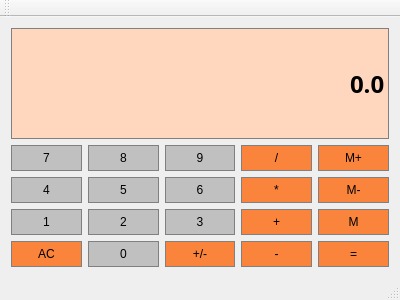
<?xml version="1.0" encoding="UTF-8"?>
<ui version="4.0">
 <class>Calculator</class>
 <widget class="QMainWindow" name="Calculator">
  <property name="geometry">
   <rect>
    <x>0</x>
    <y>0</y>
    <width>400</width>
    <height>300</height>
   </rect>
  </property>
  <property name="windowTitle">
   <string>Calculator</string>
  </property>
  <widget class="QWidget" name="centralWidget">
   <layout class="QGridLayout" name="gridLayout">
    <item row="2" column="0">
     <widget class="QPushButton" name="Button4">
      <property name="styleSheet">
       <string notr="true">QPushButton{
	background-color: #c0c0c0;
	border: 1px solid gray;
	padding: 5px;
}
QPushButton:pressed{
	background-color: #a9a9a9;
	border: 1px solid gray;
	padding: 5px;
}</string>
      </property>
      <property name="text">
       <string>4</string>
      </property>
     </widget>
    </item>
    <item row="1" column="2">
     <widget class="QPushButton" name="Button9">
      <property name="styleSheet">
       <string notr="true">QPushButton{
	background-color: #c0c0c0;
	border: 1px solid gray;
	padding: 5px;
}
QPushButton:pressed{
	background-color: #a9a9a9;
	border: 1px solid gray;
	padding: 5px;
}</string>
      </property>
      <property name="text">
       <string>9</string>
      </property>
     </widget>
    </item>
    <item row="1" column="0">
     <widget class="QPushButton" name="Button7">
      <property name="styleSheet">
       <string notr="true">QPushButton{
	background-color: #c0c0c0;
	border: 1px solid gray;
	padding: 5px;
}
QPushButton:pressed{
	background-color: #a9a9a9;
	border: 1px solid gray;
	padding: 5px;
}</string>
      </property>
      <property name="text">
       <string>7</string>
      </property>
     </widget>
    </item>
    <item row="0" column="0" colspan="5">
     <widget class="QLineEdit" name="Display">
      <property name="sizePolicy">
       <sizepolicy hsizetype="Preferred" vsizetype="Expanding">
        <horstretch>0</horstretch>
        <verstretch>0</verstretch>
       </sizepolicy>
      </property>
      <property name="font">
       <font>
        <family>Gadugi</family>
        <pointsize>18</pointsize>
        <weight>75</weight>
        <bold>true</bold>
       </font>
      </property>
      <property name="styleSheet">
       <string notr="true">QLineEdit{
	background-color: #FFD7BE ;
	border: 1px solid gray;
	color: #000000
}</string>
      </property>
      <property name="text">
       <string>0.0</string>
      </property>
      <property name="alignment">
       <set>Qt::AlignRight|Qt::AlignTrailing|Qt::AlignVCenter</set>
      </property>
     </widget>
    </item>
    <item row="1" column="4">
     <widget class="QPushButton" name="MemAdd">
      <property name="styleSheet">
       <string notr="true">QPushButton{
	background-color: #FA843C;
	border: 1px solid gray;
	padding: 5px;
}
QPushButton:pressed{
	background-color: #a9a9a9;
	border: 1px solid gray;
	padding: 5px;
}</string>
      </property>
      <property name="text">
       <string>M+</string>
      </property>
     </widget>
    </item>
    <item row="3" column="0">
     <widget class="QPushButton" name="Button1">
      <property name="styleSheet">
       <string notr="true">QPushButton{
	background-color: #c0c0c0;
	border: 1px solid gray;
	padding: 5px;
}
QPushButton:pressed{
	background-color: #a9a9a9;
	border: 1px solid gray;
	padding: 5px;
}</string>
      </property>
      <property name="text">
       <string>1</string>
      </property>
     </widget>
    </item>
    <item row="1" column="1">
     <widget class="QPushButton" name="Button8">
      <property name="styleSheet">
       <string notr="true">QPushButton{
	background-color: #c0c0c0;
	border: 1px solid gray;
	padding: 5px;
}
QPushButton:pressed{
	background-color: #a9a9a9;
	border: 1px solid gray;
	padding: 5px;
}</string>
      </property>
      <property name="text">
       <string>8</string>
      </property>
     </widget>
    </item>
    <item row="1" column="3">
     <widget class="QPushButton" name="Divide">
      <property name="styleSheet">
       <string notr="true">QPushButton{
	background-color: #FA843C;
	border: 1px solid gray;
	padding: 5px;
}
QPushButton:pressed{
	background-color: #a9a9a9;
	border: 1px solid gray;
	padding: 5px;
}</string>
      </property>
      <property name="text">
       <string>/</string>
      </property>
     </widget>
    </item>
    <item row="4" column="0">
     <widget class="QPushButton" name="Clear">
      <property name="styleSheet">
       <string notr="true">QPushButton{
	background-color: #FA843C;
	border: 1px solid gray;
	padding: 5px;
}
QPushButton:pressed{
	background-color: #a9a9a9;
	border: 1px solid gray;
	padding: 5px;
}</string>
      </property>
      <property name="text">
       <string>AC</string>
      </property>
     </widget>
    </item>
    <item row="2" column="1">
     <widget class="QPushButton" name="Button5">
      <property name="styleSheet">
       <string notr="true">QPushButton{
	background-color: #c0c0c0;
	border: 1px solid gray;
	padding: 5px;
}
QPushButton:pressed{
	background-color: #a9a9a9;
	border: 1px solid gray;
	padding: 5px;
}</string>
      </property>
      <property name="text">
       <string>5</string>
      </property>
     </widget>
    </item>
    <item row="2" column="2">
     <widget class="QPushButton" name="Button6">
      <property name="styleSheet">
       <string notr="true">QPushButton{
	background-color: #c0c0c0;
	border: 1px solid gray;
	padding: 5px;
}
QPushButton:pressed{
	background-color: #a9a9a9;
	border: 1px solid gray;
	padding: 5px;
}</string>
      </property>
      <property name="text">
       <string>6</string>
      </property>
     </widget>
    </item>
    <item row="2" column="3">
     <widget class="QPushButton" name="Multiply">
      <property name="styleSheet">
       <string notr="true">QPushButton{
	background-color: #FA843C;
	border: 1px solid gray;
	padding: 5px;
}
QPushButton:pressed{
	background-color: #a9a9a9;
	border: 1px solid gray;
	padding: 5px;
}</string>
      </property>
      <property name="text">
       <string>*</string>
      </property>
     </widget>
    </item>
    <item row="2" column="4">
     <widget class="QPushButton" name="MemClear">
      <property name="styleSheet">
       <string notr="true">QPushButton{
	background-color: #FA843C;
	border: 1px solid gray;
	padding: 5px;
}
QPushButton:pressed{
	background-color: #a9a9a9;
	border: 1px solid gray;
	padding: 5px;
}</string>
      </property>
      <property name="text">
       <string>M-</string>
      </property>
     </widget>
    </item>
    <item row="3" column="1">
     <widget class="QPushButton" name="Button2">
      <property name="styleSheet">
       <string notr="true">QPushButton{
	background-color: #c0c0c0;
	border: 1px solid gray;
	padding: 5px;
}
QPushButton:pressed{
	background-color: #a9a9a9;
	border: 1px solid gray;
	padding: 5px;
}</string>
      </property>
      <property name="text">
       <string>2</string>
      </property>
     </widget>
    </item>
    <item row="3" column="2">
     <widget class="QPushButton" name="Button3">
      <property name="styleSheet">
       <string notr="true">QPushButton{
	background-color: #c0c0c0;
	border: 1px solid gray;
	padding: 5px;
}
QPushButton:pressed{
	background-color: #a9a9a9;
	border: 1px solid gray;
	padding: 5px;
}</string>
      </property>
      <property name="text">
       <string>3</string>
      </property>
     </widget>
    </item>
    <item row="3" column="3">
     <widget class="QPushButton" name="Add">
      <property name="styleSheet">
       <string notr="true">QPushButton{
	background-color: #FA843C;
	border: 1px solid gray;
	padding: 5px;
}
QPushButton:pressed{
	background-color: #a9a9a9;
	border: 1px solid gray;
	padding: 5px;
}</string>
      </property>
      <property name="text">
       <string>+</string>
      </property>
     </widget>
    </item>
    <item row="3" column="4">
     <widget class="QPushButton" name="MemGet">
      <property name="styleSheet">
       <string notr="true">QPushButton{
	background-color: #FA843C;
	border: 1px solid gray;
	padding: 5px;
}
QPushButton:pressed{
	background-color: #a9a9a9;
	border: 1px solid gray;
	padding: 5px;
}</string>
      </property>
      <property name="text">
       <string>M</string>
      </property>
     </widget>
    </item>
    <item row="4" column="1">
     <widget class="QPushButton" name="Button0">
      <property name="styleSheet">
       <string notr="true">QPushButton{
	background-color: #c0c0c0;
	border: 1px solid gray;
	padding: 5px;
}
QPushButton:pressed{
	background-color: #a9a9a9;
	border: 1px solid gray;
	padding: 5px;
}</string>
      </property>
      <property name="text">
       <string>0</string>
      </property>
     </widget>
    </item>
    <item row="4" column="2">
     <widget class="QPushButton" name="ChangeSign">
      <property name="styleSheet">
       <string notr="true">QPushButton{
	background-color: #FA843C;
	border: 1px solid gray;
	padding: 5px;
}
QPushButton:pressed{
	background-color: #a9a9a9;
	border: 1px solid gray;
	padding: 5px;
}</string>
      </property>
      <property name="text">
       <string>+/-</string>
      </property>
     </widget>
    </item>
    <item row="4" column="3">
     <widget class="QPushButton" name="Subtract">
      <property name="styleSheet">
       <string notr="true">QPushButton{
	background-color: #FA843C;
	border: 1px solid gray;
	padding: 5px;
}
QPushButton:pressed{
	background-color: #a9a9a9;
	border: 1px solid gray;
	padding: 5px;
}</string>
      </property>
      <property name="text">
       <string>-</string>
      </property>
     </widget>
    </item>
    <item row="4" column="4">
     <widget class="QPushButton" name="Equal">
      <property name="styleSheet">
       <string notr="true">QPushButton{
	background-color: #FA843C;
	border: 1px solid gray;
	padding: 5px;
}
QPushButton:pressed{
	background-color: #a9a9a9;
	border: 1px solid gray;
	padding: 5px;
}</string>
      </property>
      <property name="text">
       <string>=</string>
      </property>
     </widget>
    </item>
   </layout>
  </widget>
  <widget class="QMenuBar" name="menuBar">
   <property name="geometry">
    <rect>
     <x>0</x>
     <y>0</y>
     <width>400</width>
     <height>21</height>
    </rect>
   </property>
  </widget>
  <widget class="QToolBar" name="mainToolBar">
   <attribute name="toolBarArea">
    <enum>TopToolBarArea</enum>
   </attribute>
   <attribute name="toolBarBreak">
    <bool>false</bool>
   </attribute>
  </widget>
  <widget class="QStatusBar" name="statusBar"/>
 </widget>
 <layoutdefault spacing="6" margin="11"/>
 <resources/>
 <connections/>
</ui>
